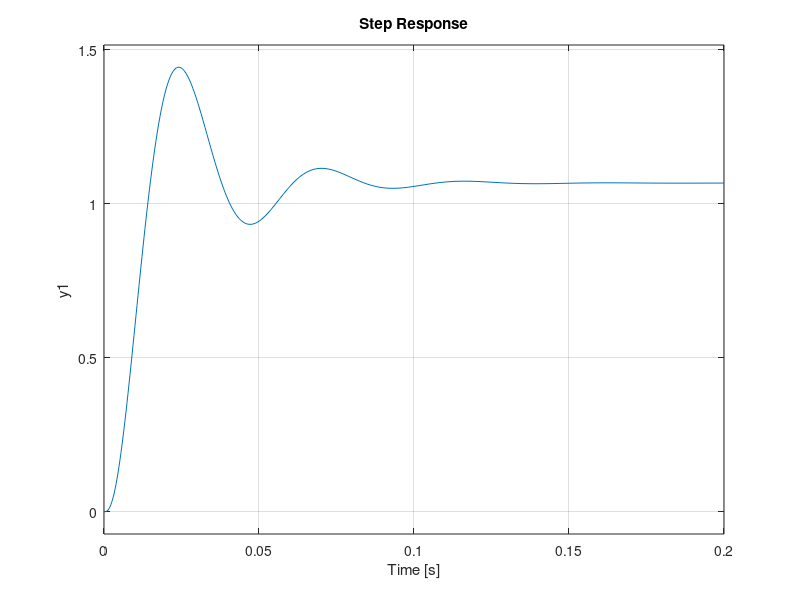

The MATLAB script that drew this image: (Note: this script raises an error after producing the figure.)
%test to see if the Kp15 model matches with the Kp7 model
clear
clc
close all

%% define system
Kp = 7;
Ts = 1/8e3; %sampling frequency
s = tf('s');
ol_tf = 3.05733e6/(s^3+1.063e3*s^2+1.078e5*s-1.339e6)
% sysD_ol = c2d(ol_tf, Ts, 'ZOH'); %let's compare the digital system
cl_tf = feedback(Kp*ol_tf, 1);

figure
step(cl_tf)
model = cl_tf;

%% read raw step Kp7 data
path = "D:\Github\Control-Labs\MicrocontrollerLab\Lab7\raw_step_Kp7.csv";
raw_step = csvread(path, 2, 0);
time_step_scope = raw_step(:,1);
V_in_step_scope = raw_step(:,2);
V_out_step_scope = raw_step(:,3);

%plot the raw data
figure
plot(time_step_scope, V_in_step_scope, time_step_scope, V_out_step_scope, 'd')
title('Raw step data')
ylabel('Voltage (V)')
xlabel('Time (s)')
grid on

%scale and normalize and shift the data
% min_vin = min(V_in_step_scope);
% v_in_amp = max(V_in_step_scope)-min(V_in_step_scope);
% idx = find(time_step_scope > 0 & time_step_scope < 0.153); %shift time
% time_step_scope = time_step_scope(idx); 
% V_in_step_scope = V_in_step_scope(idx);
% V_in_step_scope = V_in_step_scope - min_vin;
% V_out_step_scope = V_out_step_scope(idx);
% V_out_step_scope = (V_out_step_scope - 0.336)/v_in_amp;
t_step_mod = linspace(min(time_step_scope), max(time_step_scope), length(time_step_scope));
% [step_model, t_step_model] = step(model);
[step_model, t_step_model] = lsim(model, V_in_step_scope, t_step_mod);

%plot the shifted data
figure 
plot(time_step_scope, V_in_step_scope, time_step_scope, V_out_step_scope, '-')
title('Raw step data')
ylabel('Voltage (V)')
xlabel('Time (s)')
grid on
%plot to compare step response of the model and raw data
figure
plot(t_step_model, step_model)
hold on
plot(time_step_scope, V_out_step_scope, '-')
grid on
ylabel('Voltage (V)')
xlabel('Time (s)')
title('Comparing step response of Kp = 15 model with Kp = 7 step response')